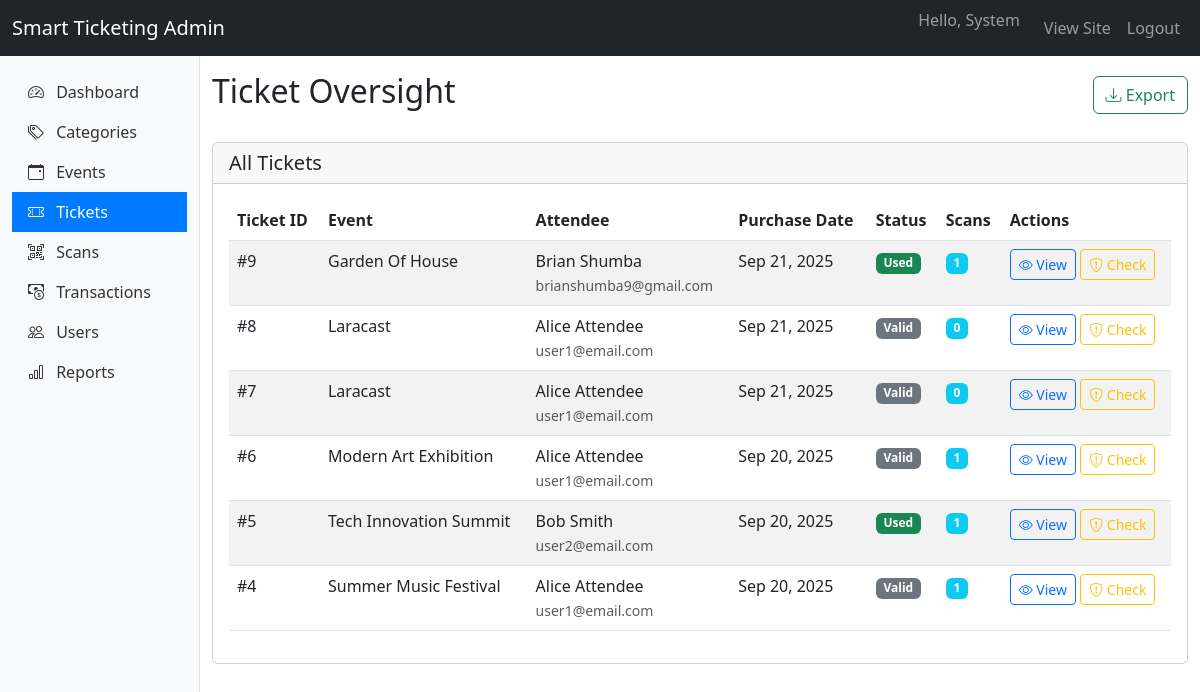
The app's page /admin/tickets (signed in) with its own data.
### tables this page shows
CREATE TABLE `tickets` (
  `id` int(11) NOT NULL,
  `event_id` int(11) NOT NULL,
  `user_id` int(11) NOT NULL,
  `transaction_id` int(11) DEFAULT NULL,
  `qr_code_hash` varchar(255) NOT NULL,
  `is_scanned` tinyint(1) DEFAULT 0,
  `created_at` timestamp NOT NULL DEFAULT current_timestamp()
);

CREATE TABLE `events` (
  `id` int(11) NOT NULL,
  `organizer_id` int(11) NOT NULL,
  `category_id` int(11) DEFAULT NULL,
  `title` varchar(255) NOT NULL,
  `description` text DEFAULT NULL,
  `venue` varchar(255) NOT NULL,
  `date_time` datetime NOT NULL,
  `event_image` varchar(255) DEFAULT NULL,
  `total_tickets` int(11) NOT NULL,
  `tickets_sold` int(11) DEFAULT 0,
  `price` decimal(10,2) DEFAULT 0.00,
  `status` enum('pending','approved','rejected') DEFAULT 'pending',
  `created_at` timestamp NOT NULL DEFAULT current_timestamp()
);

CREATE TABLE `users` (
  `id` int(11) NOT NULL,
  `username` varchar(50) NOT NULL,
  `email` varchar(100) NOT NULL,
  `password` varchar(255) NOT NULL,
  `role` enum('admin','organizer','attendee') DEFAULT 'attendee',
  `first_name` varchar(50) NOT NULL,
  `last_name` varchar(50) NOT NULL,
  `profile_picture` varchar(255) DEFAULT NULL,
  `created_at` timestamp NOT NULL DEFAULT current_timestamp(),
  `status` enum('active','suspended','pending') DEFAULT 'active'
);

### app/core/BaseController.php (called while the page is built, shortened)
<?php
class BaseController {
    public function render($view, $data = [])
    {
        $rootDir = dirname(__DIR__, 2);
        $viewPath = $rootDir . '/app/views/' . $view . '.php';
        extract($data);
        require $viewPath;
    }
}

### app/controllers/admin/TicketController.php (called while the page is built, shortened)
<?php
class TicketController extends BaseController {
    public function index() {
        $ticketModel = new Ticket();
        $tickets = $ticketModel->getAll();
        $this->render('admin/tickets/index', [
            'title' => 'Ticket Oversight - Smart Ticketing',
            'tickets' => $tickets
        ]);
    }
}

### public/index.php (called while the page is built, shortened)
<?php
require_once __DIR__ . '/autoloader.php';
$request_uri = $_SERVER['REQUEST_URI'];
$request_uri = explode('?', $request_uri, 2)[0];
$url = trim($request_uri, '/');
$router = new Router();
$router->get('', 'AuthController@redirectToLogin');
$router->get('login', 'AuthController@login');
$router->post('login', 'AuthController@login');
$router->get('register', 'AuthController@register');
$router->post('register', 'AuthController@register');
$router->get('logout', 'AuthController@logout');
$router->get('events', 'EventController@index');
$router->get('events/create', 'EventController@create');
$router->post('events/store', 'EventController@store');
$router->get('events/{id}', 'EventController@show');
$router->get('tickets', 'TicketController@index');
$router->get('tickets/{id}', 'TicketController@show');
$router->get('tickets/purchase/{id}', 'TicketController@purchase');
$router->get('tickets/download/{id}', 'TicketController@download');
$router->get('tickets/qr/{id}', 'TicketController@qr');
$router->get('tickets/pdf/{id}', 'TicketController@pdf');
$router->get('tickets/validate/{qrCodeHash}', 'TicketController@validate');
$router->get('organizer/dashboard', 'organizer\DashboardController@index');
$router->get('organizer/events', 'organizer\EventController@index');
$router->get('organizer/events/create', 'organizer\EventController@create');
$router->post('organizer/events/store', 'organizer\EventController@store');
$router->get('organizer/events/edit/{id}', 'organizer\EventController@edit');
$router->post('organizer/events/update/{id}', 'organizer\EventController@update');
$router->post('organizer/events/delete/{id}', 'organizer\EventController@delete');
$router->get('organizer/events/view/{id}', 'organizer\EventController@view');
$router->get('organizer/tickets', 'organizer\TicketController@index');
$router->get('organizer/tickets/event/{id}', 'organizer\TicketController@view');
$router->get('organizer/tickets/scan/{id}', 'organizer\TicketController@scan');
$router->get('organizer/transactions', 'organizer\TransactionController@index');
$router->get('organizer/transactions/event/{id}', 'organizer\TransactionController@view');
$router->get('organizer/scans', 'organizer\ScanController@index');
$router->get('organizer/scans/scan', 'organizer\ScanController@scan');
$router->post('organizer/scans/process', 'organizer\ScanController@processScan');
$router->get('organizer/scans/history', 'organizer\ScanController@history');
$router->get('organizer/scans/history/{id}', 'organizer\ScanController@history');
$router->get('organizer/reports', 'organizer\ReportsController@index');
$router->get('organizer/reports/sales', 'organizer\ReportsController@sales');
$router->get('organizer/reports/attendance', 'organizer\ReportsController@attendance');
$router->get('organizer/reports/attendance/{id}', 'organizer\ReportsController@attendance');
$router->get('organizer/reports/event/{id}', 'organizer\ReportsController@event');
$router->get('organizer/reports/export/{type}', 'organizer\ReportsController@export');
$router->get('organizer/reports/export/{type}/{id}', 'organizer\ReportsController@export');
$router->get('organizer/scanner', 'organizer\ScannerController@index');
$router->get('organizer/scanner/scan', 'organizer\ScannerController@scan');
$router->post('organizer/scanner/process', 'organizer\ScannerController@processScan');
$router->get('organizer/scanner/result', 'organizer\ScannerController@result');
$router->get('organizer/scanner/history', 'organizer\ScannerController@history');
$router->get('organizer/scanner/history/{ticketId}', 'organizer\ScannerController@history');
$router->get('organizer/scanner/download', 'organizer\ScannerController@download');
$router->get('admin/dashboard', 'admin\DashboardController@index');
$router->get('admin/categories', 'admin\CategoryController@index');
$router->get('admin/categories/create', 'admin\CategoryController@create');
$router->post('admin/categories/store', 'admin\CategoryController@store');
$router->get('admin/categories/edit/{id}', 'admin\CategoryController@edit');
$router->post('admin/categories/update/{id}', 'admin\CategoryController@update');
$router->post('admin/categories/delete/{id}', 'admin\CategoryController@delete');
$router->get('admin/events', 'admin\EventController@index');
$router->get('admin/events/view/{id}', 'admin\EventController@view');
$router->get('admin/events/approve/{id}', 'admin\EventController@approve');
$router->get('admin/events/reject/{id}', 'admin\EventController@reject');
$router->get('admin/events/disable/{id}', 'admin\EventController@disable');
$router->get('admin/tickets', 'admin\TicketController@index');
$router->get('admin/tickets/view/{id}', 'admin\TicketController@view');
$router->get('admin/tickets/check/{id}', 'admin\TicketController@checkFraud');
$router->get('admin/tickets/history/{id}', 'admin\TicketController@scanHistory');
$router->get('admin/scans', 'admin\ScanController@index');
$router->get('admin/scans/view/{id}', 'admin\ScanController@view');
$router->get('admin/scans/analytics', 'admin\ScanController@analytics');
$router->get('admin/scans/suspicious', 'admin\ScanController@suspicious');
$router->get('admin/scans/export', 'admin\ScanController@export');
$router->get('admin/scans/export/{type}', 'admin\ScanController@export');
$router->get('admin/transactions', 'admin\TransactionController@index');
$router->get('admin/transactions/view/{id}', 'admin\TransactionController@view');
$router->get('admin/transactions/suspicious', 'admin\TransactionController@suspicious');
$router->get('admin/transactions/analytics', 'admin\TransactionController@analytics');
$router->get('admin/transactions/export', 'admin\TransactionController@export');
$router->get('admin/transactions/export/{type}', 'admin\TransactionController@export');
$router->get('admin/reports', 'admin\ReportsController@index');
$router->get('admin/reports/sales', 'admin\ReportsController@sales');
$router->get('admin/reports/attendance', 'admin\ReportsController@attendance');
$router->get('admin/reports/attendance/{id}', 'admin\ReportsController@attendance');
$router->get('admin/reports/event/{id}', 'admin\ReportsController@event');
$router->get('admin/reports/export/{type}', 'admin\ReportsController@export');
$router->get('admin/reports/export/{type}/{id}', 'admin\ReportsController@export');
$router->get('admin/users', 'admin\UserController@index');
$router->get('admin/users/create', 'admin\UserController@create');
$router->post('admin/users/store', 'admin\UserController@store');
$router->get('admin/users/view/{id}', 'admin\UserController@view');
$router->get('admin/users/edit/{id}', 'admin\UserController@edit');
$router->post('admin/users/update/{id}', 'admin\UserController@update');
$router->post('admin/users/delete/{id}', 'admin\UserController@delete');
$router->dispatch($url);

### public/autoloader.php (called while the page is built, shortened)
<?php
spl_autoload_register(function ($class) {
    $class = str_replace('app\\', '', $class);
    $file = __DIR__ . '/../app/' . str_replace('\\', '/', $class) . '.php';
    $file = str_replace('/', DIRECTORY_SEPARATOR, $file);
});

### app/models/Ticket.php (called while the page is built, shortened)
<?php
class Ticket {
    private $db;
    public function __construct() {
        $database = new Database();
        $this->db = $database->getConnection();
    }
    public function getAll() {
        $sql = "SELECT t.*, e.title as event_title, u.first_name, u.last_name, u.email,
                (SELECT COUNT(*) FROM ticket_scans WHERE ticket_id = t.id) as scan_count
                FROM tickets t
                LEFT JOIN events e ON t.event_id = e.id
                LEFT JOIN users u ON t.user_id = u.id
                ORDER BY t.created_at DESC";
        $stmt = $this->db->prepare($sql);
        $stmt->execute();
        return $stmt->fetchAll(PDO::FETCH_ASSOC);
    }
}

### app/config/Database.php (called while the page is built, shortened)
<?php
class Database {
    private $host = 'localhost';
    private $port = '3306';
    private $db_name = 'smart_ticketing';
    private $username = 'root';
    private $password = 'promise';
    public function getConnection() {
        $this->conn = null;
        try {
            $dsn = "mysql:host={$this->host};port={$this->port};dbname={$this->db_name}";
            $this->conn = new \PDO($dsn, $this->username, $this->password);
            $this->conn->setAttribute(\PDO::ATTR_ERRMODE, \PDO::ERRMODE_EXCEPTION);
            $this->conn->exec("SET NAMES 'utf8'");
            $this->conn->exec("SET CHARACTER SET utf8");
        } catch(\PDOException $e) {
            echo "Connection failed: " . $e->getMessage();
            error_log("Database error: " . $e->getMessage());
        }
        return $this->conn;
    }
}

### app/views/admin/tickets/index.php (the view)
<div class="d-flex justify-content-between align-items-center mb-4">
    <h2>Ticket Oversight</h2>
    <div>
        <a href="<?= BASE_URL ?>/admin/tickets/export" class="btn btn-outline-success">
            <i class="bi bi-download"></i> Export
        </a>
    </div>
</div>
<div class="card">
    <div class="card-header">
        <h5 class="mb-0">All Tickets</h5>
    </div>
    <div class="card-body">
        <?php if (empty($tickets)): ?>
            <div class="alert alert-info">
                No tickets found in the system.
            </div>
        <?php else: ?>
            <div class="table-responsive">
                <table class="table table-striped">
                    <thead>
                        <tr>
                            <th>Ticket ID</th>
                            <th>Event</th>
                            <th>Attendee</th>
                            <th>Purchase Date</th>
                            <th>Status</th>
                            <th>Scans</th>
                            <th>Actions</th>
                        </tr>
                    </thead>
                    <tbody>
                        <?php foreach ($tickets as $ticket): ?>
                            <tr>
                                <td>#<?= $ticket['id'] ?></td>
                                <td><?= htmlspecialchars($ticket['event_title']) ?></td>
                                <td>
                                    <?= htmlspecialchars($ticket['first_name'] . ' ' . $ticket['last_name']) ?>
                                    <br>
                                    <small class="text-muted"><?= htmlspecialchars($ticket['email']) ?></small>
                                </td>
                                <td><?= date('M j, Y', strtotime($ticket['created_at'])) ?></td>
                                <td>
                                    <span class="badge bg-<?= $ticket['is_scanned'] ? 'success' : 'secondary' ?>">
                                        <?= $ticket['is_scanned'] ? 'Used' : 'Valid' ?>
                                    </span>
                                </td>
                                <td>
                                    <span class="badge bg-info"><?= $ticket['scan_count'] ?? 0 ?></span>
                                </td>
                                <td>
                                    <a href="<?= BASE_URL ?>/admin/tickets/view/<?= $ticket['id'] ?>" class="btn btn-sm btn-outline-primary">
                                        <i class="bi bi-eye"></i> View
                                    </a>
                                    <a href="<?= BASE_URL ?>/admin/tickets/check/<?= $ticket['id'] ?>" class="btn btn-sm btn-outline-warning">
                                        <i class="bi bi-shield-exclamation"></i> Check
                                    </a>
                                </td>
                            </tr>
                        <?php endforeach; ?>
                    </tbody>
                </table>
            </div>
        <?php endif; ?>
    </div>
</div>

### records on screen
tickets: id "9", event.title "Garden Of House", user.last_name "Brian Shumba", user.email "brianshumba9@gmail.com", created_at "Sep 21, 2025", is_scanned "Used", scan_count "1"
tickets: id "8", event.title "Laracast", user.last_name "Alice Attendee", user.email "user1@email.com", created_at "Sep 21, 2025", is_scanned "Valid", scan_count "0"
tickets: id "7", event.title "Laracast", user.last_name "Alice Attendee", user.email "user1@email.com", created_at "Sep 21, 2025", is_scanned "Valid", scan_count "0"
tickets: id "6", event.title "Modern Art Exhibition", user.last_name "Alice Attendee", user.email "user1@email.com", created_at "Sep 20, 2025", is_scanned "Valid", scan_count "1"
tickets: id "5", event.title "Tech Innovation Summit", user.last_name "Bob Smith", user.email "user2@email.com", created_at "Sep 20, 2025", is_scanned "Used", scan_count "1"
tickets: id "4", event.title "Summer Music Festival", user.last_name "Alice Attendee", user.email "user1@email.com", created_at "Sep 20, 2025", is_scanned "Valid", scan_count "1"

### other values on screen
$_SESSION['user']['first_name'] "System"
